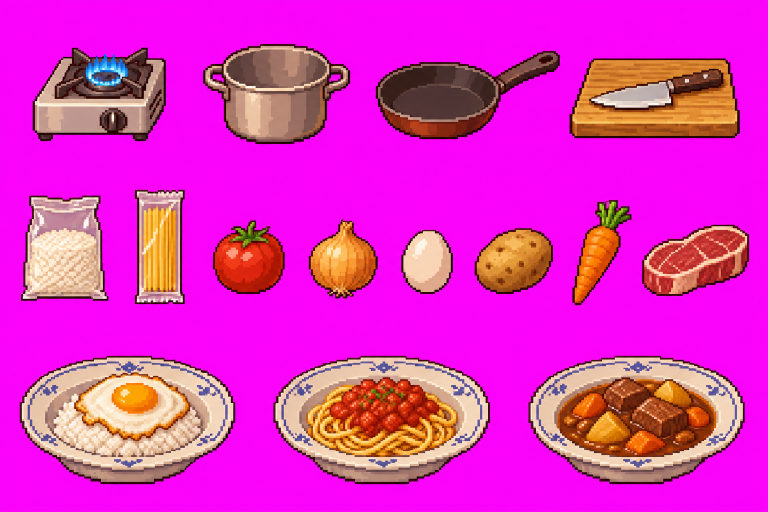
#> input picture arte/fuentes/cocina.png, 1536 x 1024 px (shown at 1/2 size); its folder holds 8 pictures in this run; the run also reads 1 picture not shown here
$ python procesar_changas.py
#> lines starting #> are read from the running program, lines starting #| are printed output that depends on the picture; after the words box and inside, x2 and y2 are one past the last pixel; in counts of white or black regions, pixels touching at a corner belong together
"""Arte de las changas de la v0.10: cocina, oficina y entrevistador, arreglos, peatones y motor. Fuentes en arte/fuentes/."""
import os
import numpy as np
from PIL import Image
from scipy import ndimage as ndi

D = os.path.join(os.path.dirname(__file__), '..', '..', 'arte', 'fuentes') + '/'
OUT = os.path.join(os.path.dirname(__file__), '..', '..', 'public', 'assets') + '/'
os.makedirs(OUT + 'minijuegos', exist_ok=True)
os.makedirs(OUT + 'fondos', exist_ok=True)


def cargar(p):
    a = np.asarray(Image.open(D + p).convert('RGB')).astype(np.int16)
    r, g, b = a[..., 0], a[..., 1], a[..., 2]
    mag = (r > 150) & (b > 150) & (g < 120) & (np.abs(r - b) < 90)
    m = ndi.binary_erosion(~mag, iterations=2)
    return a.astype(np.uint8), m


def piezas(m, dil, minarea):
    """Manchas conectadas (con dilatación para unir partes sueltas, como gotas o una pata caída)."""
    lab, _ = ndi.label(ndi.binary_dilation(m, iterations=dil))
    res = []
    for i, sl in enumerate(ndi.find_objects(lab), 1):
        if sl is None:
            continue
        if ((lab[sl] == i) & m[sl]).sum() < minarea:
            continue
        res.append(dict(i=i, lab=lab, y0=sl[0].start, y1=sl[0].stop, x0=sl[1].start, x1=sl[1].stop))
    return res


def filas(cs, gap):
    cs = sorted(cs, key=lambda c: (c['y0'] + c['y1']) / 2)
    out, cur = [], [cs[0]]
    for c in cs[1:]:
        if (c['y0'] + c['y1']) / 2 - (cur[-1]['y0'] + cur[-1]['y1']) / 2 > gap:
            out.append(cur); cur = [c]
        else:
            cur.append(c)
    out.append(cur)
    return [sorted(r, key=lambda c: c['x0']) for r in out]


def recorte(a, m, c):
    sl = (slice(c['y0'], c['y1']), slice(c['x0'], c['x1']))
    alfa = (c['lab'][sl] == c['i']) & m[sl]
    img = np.zeros((c['y1'] - c['y0'], c['x1'] - c['x0'], 4), np.uint8)
    img[..., :3] = a[sl]; img[..., 3] = alfa * 255
    return Image.fromarray(img, 'RGBA')


def escalar(im, s):
    w, h = max(1, round(im.width * s)), max(1, round(im.height * s))
    r = im.convert('RGBa').resize((w, h), Image.LANCZOS).convert('RGBA')
    arr = np.asarray(r).copy(); al = arr[..., 3]
    arr[..., 3] = np.where(al >= 110, 255, 0); arr[al < 110, :3] = 0
    return Image.fromarray(arr, 'RGBA')


def quitar_violeta(im):
    """Las bolsas transparentes dejan ver el magenta del fondo: se pasan a gris claro."""
    arr = np.asarray(im).astype(float); r, g, b = arr[..., 0], arr[..., 1], arr[..., 2]
    tinte = (r - g > 10) & (b - g > 10) & (arr[..., 3] > 0)
    v = (r + g + b) / 3
    arr[..., 0] = np.where(tinte, v * 0.95, r); arr[..., 1] = np.where(tinte, v * 0.97, g); arr[..., 2] = np.where(tinte, np.minimum(255, v * 1.02), b)
    return Image.fromarray(arr.astype(np.uint8), 'RGBA')


def hoja(src, nombres_por_fila, tam_por_fila, dil=8, minarea=1500, gap=120, sin_violeta=()):
    """Objetos sueltos en filas: cada uno se guarda con su lado mayor = tam de su fila."""
    a, m = cargar(src)
    rs = filas(piezas(m, dil, minarea), gap)
    print(src, [len(r) for r in rs])
    assert [len(r) for r in rs] == [len(n) for n in nombres_por_fila], [len(r) for r in rs]
    for r, nombres, tam in zip(rs, nombres_por_fila, tam_por_fila):
        for c, n in zip(r, nombres):
            im = recorte(a, m, c)
            out = escalar(im, tam / max(im.size))
            if n in sin_violeta:
                out = quitar_violeta(out)
            out.save(OUT + f'minijuegos/{n}.png')


def tira(src, nombre_fila, alto, dil=4, minarea=1500, gap=120, por_fila=None):
    """Fotogramas de personajes: todas las filas a la misma escala, en celdas comunes alineadas por los pies."""
    a, m = cargar(src)
    cs = piezas(m, dil, minarea)
    rs = filas(cs, gap)
    print(src, [len(r) for r in rs])
    if por_fila:
        rs = [r for r in rs if len(r) == por_fila]
    hmax = max(c['y1'] - c['y0'] for r in rs for c in r); s = alto / hmax
    frames = [[escalar(recorte(a, m, c), s) for c in r] for r in rs]
    cw = max(f.width for r in frames for f in r) + 2; ch = max(f.height for r in frames for f in r) + 1
    for i, r in enumerate(frames):
        lam = Image.new('RGBA', (cw * len(r), ch), (0, 0, 0, 0))
        for j, f in enumerate(r):
            lam.paste(f, (j * cw + (cw - f.width) // 2, ch - f.height), f)
        lam.save(OUT + f'minijuegos/{nombre_fila(i)}.png')
    print('celda', cw, ch)
    return rs, a, m


# Cocina: utensilios, ingredientes y platos terminados.
hoja('cocina.png',
     [['hornillo', 'olla', 'sarten', 'tabla'],
      ['arroz', 'fideos', 'tomate', 'cebolla', 'huevo', 'papa', 'zanahoria', 'carne'],
      ['plato_arroz', 'plato_fideos', 'plato_guiso']],
     [56, 30, 64], sin_violeta=('arroz', 'fideos'))
#> in cargar, `mag = (r > 150) & (b > 150) & (g < 120) & (np.abs(r - b) < 90)`:
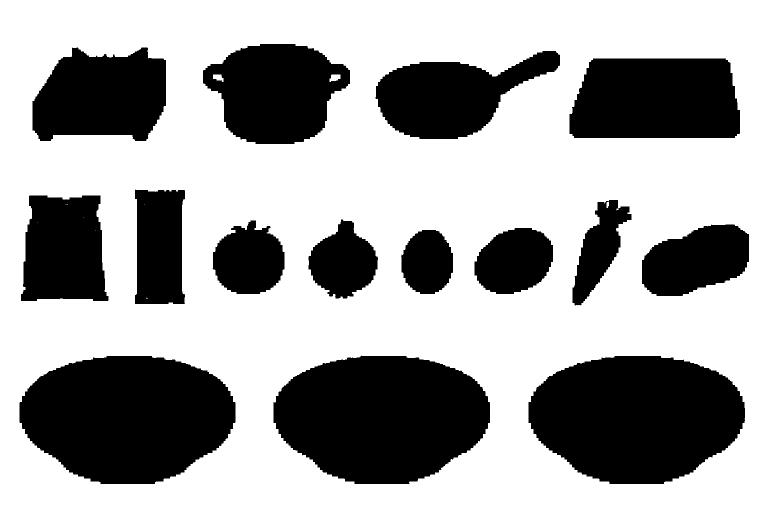
#> mag: shape (1024, 1536) bool (shown at 1/2 size); 63.8% white; 15 black regions, largest, box (x1, y1, x2, y2) and area: (547, 711, 980, 968) 86439, (1057, 712, 1490, 968) 86324, (39, 712, 471, 968) 86079
#> in cargar, `m = ndi.binary_erosion(~mag, iterations=2)`: m: shape (1024, 1536) bool; 34.7% white; 15 white regions, largest, box (x1, y1, x2, y2) and area: (549, 714, 978, 966) 84048, (1059, 714, 1488, 966) 83922, (41, 714, 469, 966) 83700
#> in hoja, a is the input picture: shape (1024, 1536, 3); mean R, G, B 224.3, 46.7, 192.8
#> in piezas, `lab, _ = ndi.label(ndi.binary_dilation(m, iterations=dil))`: lab: shape (1024, 1536) int32; 16 distinct labels, from 0 to 15
#> the loop in piezas, `for i, sl in enumerate(ndi.find_objects(lab), 1):` made 15 passes
#> after the loop in piezas, `for i, sl in enumerate(ndi.find_objects(lab), 1):`: res = 15 items
#> in filas, `out, cur = [], [cs[0]]`: out = []
#> the loop in filas, `for c in cs[1:]:` made 14 passes
#> after the loop in filas, `for c in cs[1:]:`: cur = 3 items; out = 2 items
#> in hoja, `rs = filas(piezas(m, dil, minarea), gap)`: rs = 3 items
#| cocina.png [4, 8, 3]
#> the loop in hoja, `for r, nombres, tam in zip(rs, nombres_por_fila, tam_por_fila):` made 3 passes
#> (nombres, tam) on passes 1, 3: (['hornillo', 'olla', 'sarten', 'tabla'], 56), (['plato_arroz', 'plato_fideos', 'plato_guiso'], 64)
#> tam on pass 2: 30

# Arreglos: seis objetos rotos, los mismos arreglados y cuatro herramientas.
ROTOS = ['silla', 'canilla', 'radio', 'puerta', 'paraguas', 'bici']
#> ROTOS = ['silla', 'canilla', 'radio', 'puerta', 'paraguas', 'bici']
hoja('arreglos.png', [[f'{n}_rota' for n in ROTOS], [f'{n}_ok' for n in ROTOS], ['herr_martillo', 'herr_destornillador', 'herr_llave', 'herr_cinta']],
     [56, 56, 36], dil=14)
#> call 2 of cargar, with p = 'arreglos.png'
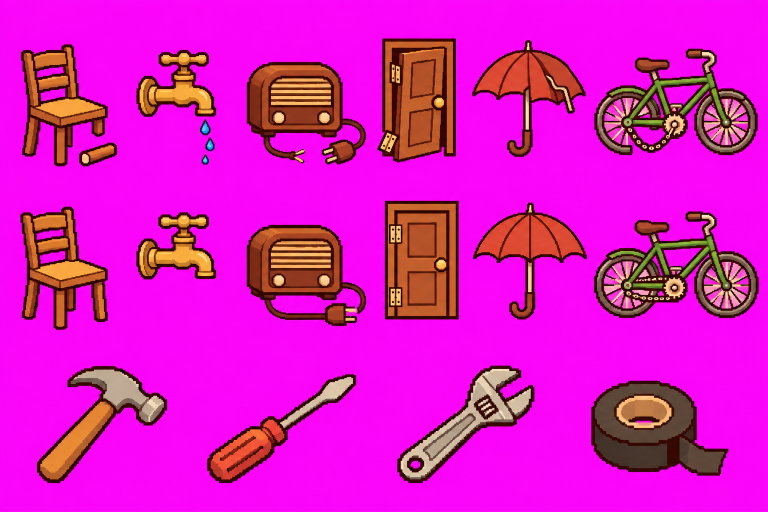
#> input picture arte/fuentes/arreglos.png, 1536 x 1024 px (shown at 1/2 size)
#> in cargar (call 2), `mag = (r > 150) & (b > 150) & (g < 120) & (np.abs(r - b) < 90)`: mag: shape (1024, 1536) bool; 73.4% white; 21 black regions (1 under 20 px), largest, box (x1, y1, x2, y2) and area: (1188, 423, 1517, 636) 37310, (1182, 762, 1457, 951) 36791, (1189, 97, 1516, 310) 35239
#> in cargar (call 2), `m = ndi.binary_erosion(~mag, iterations=2)`: m: shape (1024, 1536) bool; 24% white; 43 white regions (22 under 20 px), largest, box (x1, y1, x2, y2) and area: (1184, 764, 1455, 949) 35010, (757, 79, 910, 323) 33535, (772, 404, 915, 637) 33319
#> in hoja, a is the input picture: shape (1024, 1536, 3); mean R, G, B 220, 23.6, 194.7
#> call 2 of piezas, with dil = 14, minarea = 1500
#> in piezas (call 2), `lab, _ = ndi.label(ndi.binary_dilation(m, iterations=dil))`:
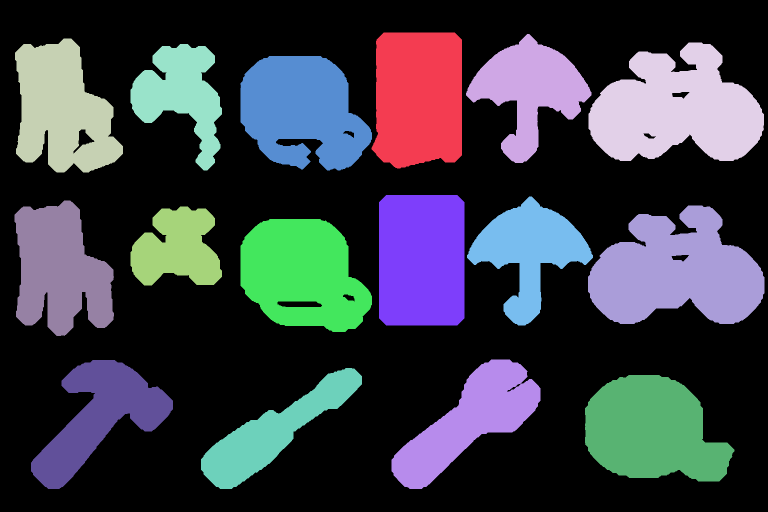
#> lab: shape (1024, 1536) int32 (shown at 1/2 size); 17 distinct labels, from 0 to 16; one colour per label, 0 black
#> the loop in piezas (call 2), `for i, sl in enumerate(ndi.find_objects(lab), 1):` made 16 passes
#> after the loop in piezas (call 2), `for i, sl in enumerate(ndi.find_objects(lab), 1):`: res = 16 items
#> the loop in filas (call 2), `for c in cs[1:]:` made 15 passes
#| arreglos.png [6, 6, 4]
#> the loop in hoja (call 2), `for r, nombres, tam in zip(rs, nombres_por_fila, tam_por_fila):` made 3 passes
#> tam on passes 1 to 3: 56, 56, 36
#> pass 1, in recorte (call 16), `alfa = (c['lab'][sl] == c['i']) & m[sl]`:
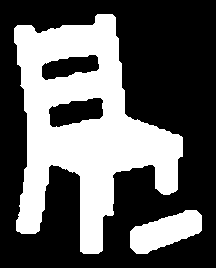
#> alfa: shape (268, 216) bool; 37.1% white; 2 white regions, box (x1, y1, x2, y2) and area: (14, 14, 183, 254) 19521, (130, 210, 202, 254) 1938

# Entrevistador: cuatro expresiones (neutral, hablando, contento, serio) en una tira.
tira('entrevistador.png', lambda i: 'entrevistador', 120, dil=6)
#> call 3 of cargar, with p = 'entrevistador.png'
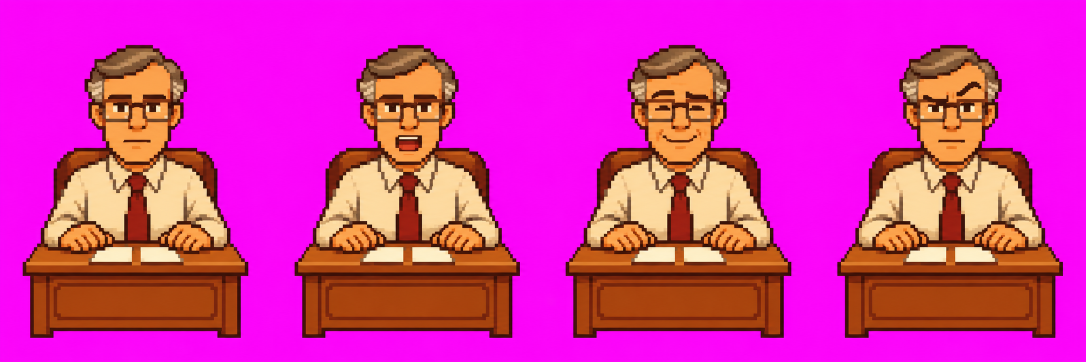
#> input picture arte/fuentes/entrevistador.png, 2172 x 724 px (shown at 1/2 size)
#> in cargar (call 3), `mag = (r > 150) & (b > 150) & (g < 120) & (np.abs(r - b) < 90)`: mag: shape (724, 2172) bool; 56% white; 4 black regions, box (x1, y1, x2, y2) and area: (45, 90, 497, 676) 173031, (1131, 90, 1583, 676) 173003, (1675, 90, 2126, 676) 172823, (589, 90, 1040, 676) 172673
#> in cargar (call 3), `m = ndi.binary_erosion(~mag, iterations=2)`: m: shape (724, 2172) bool; 42.9% white; 4 white regions, box (x1, y1, x2, y2) and area: (47, 92, 495, 674) 168757, (1133, 92, 1581, 674) 168718, (1677, 92, 2124, 674) 168537, (591, 92, 1038, 674) 168394
#> in tira, a is the input picture: shape (724, 2172, 3); mean R, G, B 216.4, 47.6, 164
#> call 3 of piezas, with dil = 6, minarea = 1500
#> in piezas (call 3), `lab, _ = ndi.label(ndi.binary_dilation(m, iterations=dil))`:
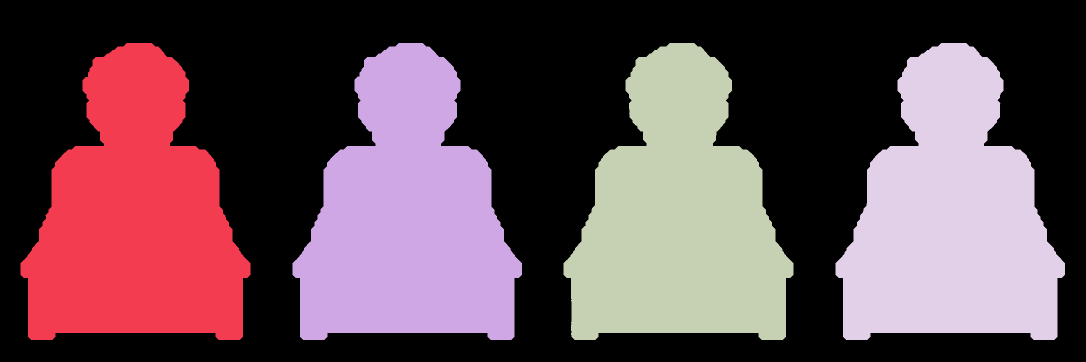
#> lab: shape (724, 2172) int32 (shown at 1/2 size); 5 distinct labels, from 0 to 4; one colour per label, 0 black
#> the loop in piezas (call 3), `for i, sl in enumerate(ndi.find_objects(lab), 1):` made 4 passes
#> after the loop in piezas (call 3), `for i, sl in enumerate(ndi.find_objects(lab), 1):`: res = 4 items
#> in tira, `rs = filas(cs, gap)`: rs = 1 item
#| entrevistador.png [4]
#> in tira, `hmax = max((c['y1'] - c['y0'] for r in rs for c in r))`: hmax = 594
#> in tira, `s = alto / hmax`: s = 0.202
#> in recorte (call 32), `alfa = (c['lab'][sl] == c['i']) & m[sl]`: alfa: shape (594, 460) bool; 61.8% white; 1 black region, box (x1, y1, x2, y2) and area: (0, 0, 460, 594) 104483
#> in recorte (call 33), `alfa = (c['lab'][sl] == c['i']) & m[sl]`: alfa: shape (594, 459) bool; 61.8% white; 1 black region, box (x1, y1, x2, y2) and area: (0, 0, 459, 594) 104252
#> in escalar (call 33), `r = im.convert('RGBa').resize((w, h), Image.LANCZOS).convert('RGBA')`:
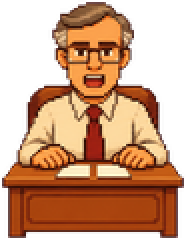
#> r: PIL image 93x120 RGBA (shown 2 times larger); mean R, G, B, A 110.8, 64.3, 35.2, 157.5; transparent parts drawn white
#> in tira, `frames = [[escalar(recorte(a, m, c), s) for c in r] for r in rs]`: frames = 1 item
#> in tira, `cw = max((f.width for r in frames for f in r)) + 2`: cw = 95
#> in tira, `ch = max((f.height for r in frames for f in r)) + 1`: ch = 121
#> the loop in tira, `for i, r in enumerate(frames):` made 1 pass
#| celda 95 121

# Peatones: cinco filas de 4 pasos + 1 tomando el volante; el volante suelto va aparte.
rs, a, m = tira('volantes.png', lambda i: f'peaton{i}', 72, dil=3, minarea=600, por_fila=5)
#| volantes.png [5, 5, 5, 5, 5, 1]
#> the loop in tira (call 2), `for i, r in enumerate(frames):` made 5 passes
#| celda 62 73
#> rs = 5 items
chicos = [c for c in piezas(m, 3, 50) if (c['y1'] - c['y0']) < 60]
#> chicos = 1 item
assert len(chicos) == 1, len(chicos)
im = recorte(a, m, chicos[0]); escalar(im, 12 / im.height).save(OUT + 'minijuegos/volante.png')

# Motor: el auto con el capó abierto (ancho 300) y doce piezas (gastada y nueva de cada una).
#> (the run stopped early here; a loop or call above may not have finished)
